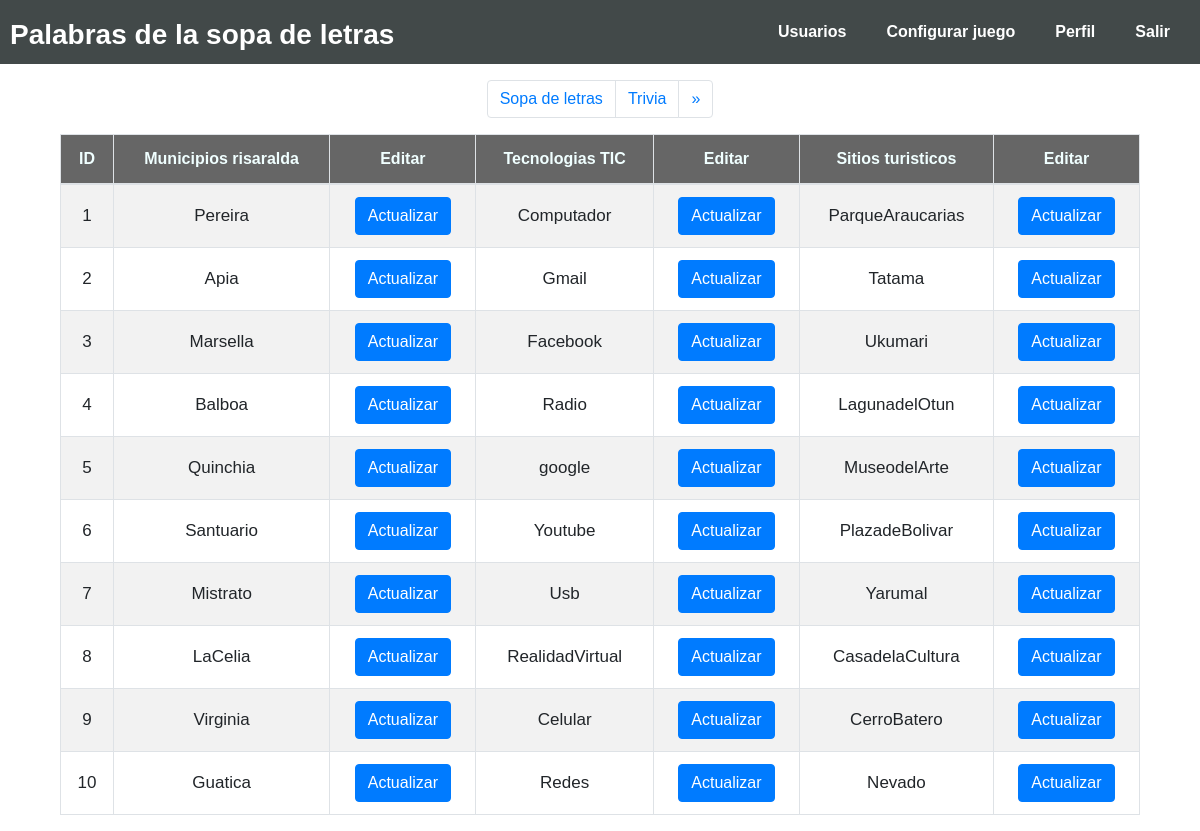
The app's page /confi_juego/sopa/index.php (signed in) with its own data.
### tables this page shows
CREATE TABLE `categoriasopa` (
  `id_categoria` int(2) NOT NULL,
  `municipios_risaralda` varchar(20) NOT NULL,
  `tecnologias_tic` varchar(20) NOT NULL,
  `sitios_turisticos` varchar(20) NOT NULL
);

### confi_juego/sopa/consul_sopa.php (called while the page is built, shortened)
<?php
require ('../../php/conexion.php');
$pdo -> setAttribute(PDO::ATTR_ERRMODE, PDO::ERRMODE_EXCEPTION);
$query = $pdo->prepare("SELECT * FROM categoriasopa");
$query->execute();
    ?>

### confi_juego/sopa/index.php (the view, shortened to what this page needs)
<!DOCTYPE html>
<html lang="en">
<head>
  <link rel="stylesheet" type="text/css" href="../../css/bootstrap.css">
  <link rel="stylesheet" type="text/css" href="../../css/cargando.css">
  <link rel="stylesheet" type="text/css" href="../../css/maquinawrite.css">
  <link rel="stylesheet" href="../../css/estyle.css">
  <link rel="stylesheet" href="../trivia/style.css">
</head>
<body>
  <nav class="navbar1 navbar-expand-lg1 navbar-light1 bg-light1">
    <div class="collapse1 navbar-collapse1" id="navbarNav">
      <p class="title_sopa pa"> <b><span style="color: white;">Palabras de la sopa de letras</span> </b></p>
      <ul class="navbar-nav1">
        <li class="nav-item1 active1">
          <a class="nav-link1" href="../../administrador/index.php"><b> Usuarios</b> <span class="sr-only1"></span></a>
        </li>
        <li class="nav-item1">
          <a class="nav-link1" href="#"><b> Configurar juego</b></a>
        </li>
        <li class="nav-item1">
          <a class="nav-link1" href="../perfil/perfil_admin.php"><b>Perfil</b></a>
        </li>
        <li class="nav-item1">
          <a class="nav-link1" href="../../php/salir.php"><b>Salir</b></a>
        </li>
      </ul>
    </div>
  </nav>
  <ul class="pagination">
    <li class="page-item">
      <div>
        <a class="page-link" href="#">Sopa de letras</a>
      </div>
    </li>
    <li class="page-item">
      <div>
        <a class="page-link" href="../trivia/trivia.php">Trivia</a>
      </div>
    </li>
    <li class="page-item">
      <div>
        <a class="page-link" href="../trivia/trivia.php" aria-label="Next">
          <span aria-hidden="true">&raquo;</span>
        </a>
      </div>
    </li>
  </ul>
  <div class="tabla clearfix">
    <div class="contenedor_tabla">
      <div class="table-responsive" style="align-items: center;">
        <table class="table table-bordered table-striped table-hover">
          <thead>
            <tr class="tr">
              <th scope="col">ID</th>
              <th scope="col">Municipios risaralda</th>
              <th scope="col">Editar</th>
              <th scope="col">Tecnologias TIC</th>
              <th scope="col">Editar</th>
              <th scope="col">Sitios turisticos</th>
              <th scope="col">Editar </th>
            </tr>
          </thead>
          <tbody>
            <?php
            include("consul_sopa.php");
            while ($preguntas = $query->fetch(PDO::FETCH_ASSOC)) { ?>
              <tr>
                <td><?php echo $preguntas['id_categoria']; ?></td>
                <td><?php echo $preguntas['municipios_risaralda']; ?></td>
                <td> <button type="button" class="btn btn-primary" data-toggle="modal" data-target="#municipio<?php echo $preguntas['id_categoria']; ?>">Actualizar</button> </td>
                <td><?php echo $preguntas['tecnologias_tic']; ?></td>
                <td> <button type="button" class="btn btn-primary" data-toggle="modal" data-target="#tecnologia<?php echo $preguntas['id_categoria']; ?>"> Actualizar</button> </td>
                <td><?php echo $preguntas['sitios_turisticos']; ?></td>
                <td> <button type="button" class="btn btn-primary" data-toggle="modal" data-target="#turismo<?php echo $preguntas['id_categoria']; ?>"> Actualizar</button> </td>
              </tr>
            <?php } ?>
        </table>
      </div>
    </div>
  </div>
</body>
</html>

### css/estyle.css (style rules this page uses)
table tr th { background: rgba(0, 0, 0, .6); color: azure; }
tbody tr { font-size: 12px !important; }
b { display: flex; flex-direction: row-reverse; }
.pagination { justify-content: center; margin: 16px 0; }

### confi_juego/trivia/style.css (style rules this page uses)
body { font-family: Arial, Helvetica, sans-serif; }
.nav-link1 { text-decoration: none !important; color: white; padding: 20px; display: block; }
.nav-item1 { display: inline-block; text-align: center; }
.navbar1 { position: relative; background-color: #424949; list-style: none; padding: 0; margin: auto; }
.tabla { display: flex; justify-content: center; }
.navbar-nav1 { margin: 0px; display: flex; justify-content: flex-end; text-decoration: none !important; }
.pa { padding-top: 14px; font-size: 28px; margin: 0px; }
.collapse1 { padding: 0px 10px; display: flex; justify-content: space-between; }
td { display: table-cell; vertical-align: middle !important; text-align: center; font-size: 17px; }
.tr { white-space: nowrap; text-align: center; }
.contenedor_tabla { width: 90%; }

### records on screen
categoriasopa: id_categoria "1", municipios_risaralda "Pereira", tecnologias_tic "Computador", sitios_turisticos "ParqueAraucarias"
categoriasopa: id_categoria "2", municipios_risaralda "Apia", tecnologias_tic "Gmail", sitios_turisticos "Tatama"
categoriasopa: id_categoria "3", municipios_risaralda "Marsella", tecnologias_tic "Facebook", sitios_turisticos "Ukumari"
categoriasopa: id_categoria "4", municipios_risaralda "Balboa", tecnologias_tic "Radio", sitios_turisticos "LagunadelOtun"
categoriasopa: id_categoria "5", municipios_risaralda "Quinchia", tecnologias_tic "google", sitios_turisticos "MuseodelArte"
categoriasopa: id_categoria "6", municipios_risaralda "Santuario", tecnologias_tic "Youtube", sitios_turisticos "PlazadeBolivar"
categoriasopa: id_categoria "7", municipios_risaralda "Mistrato", tecnologias_tic "Usb", sitios_turisticos "Yarumal"
categoriasopa: id_categoria "8", municipios_risaralda "LaCelia", tecnologias_tic "RealidadVirtual", sitios_turisticos "CasadelaCultura"
categoriasopa: id_categoria "9", municipios_risaralda "Virginia", tecnologias_tic "Celular", sitios_turisticos "CerroBatero"
categoriasopa: id_categoria "10", municipios_risaralda "Guatica", tecnologias_tic "Redes", sitios_turisticos "Nevado"
